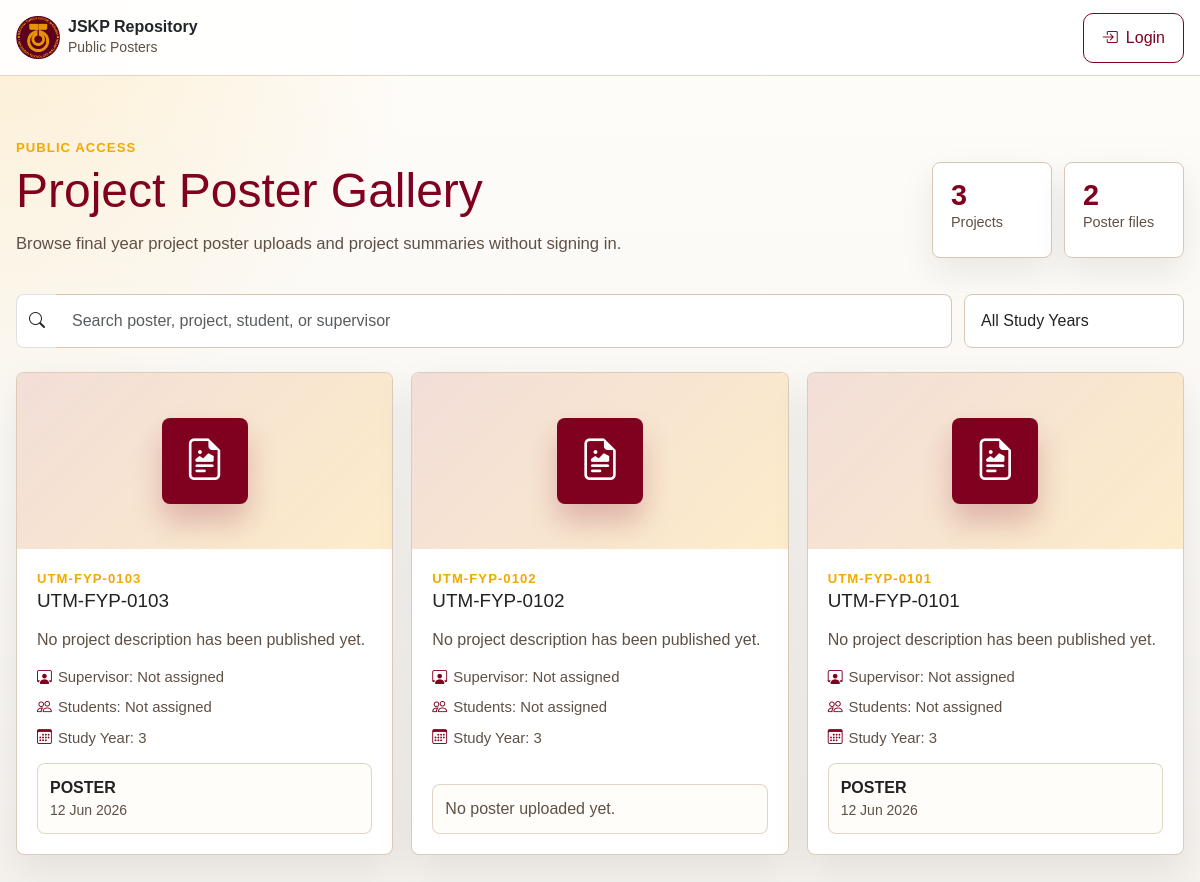
The app's page /public/posters.php with its own data.
### tables this page shows
CREATE TABLE projects (
  project_id INTEGER PRIMARY KEY AUTOINCREMENT,
  title_encrypted TEXT NOT NULL,
  description_encrypted TEXT,
  lecturer_id INTEGER REFERENCES users(user_id),
  study_year INTEGER CHECK (study_year BETWEEN 1 AND 5),
  created_at DATETIME DEFAULT CURRENT_TIMESTAMP
, category_encrypted TEXT, progress_percentage INTEGER NOT NULL DEFAULT 0);

CREATE TABLE files (
  file_id INTEGER PRIMARY KEY AUTOINCREMENT,
  project_id INTEGER NOT NULL REFERENCES projects(project_id),
  file_name_encrypted TEXT NOT NULL,
  file_path_encrypted TEXT NOT NULL,
  uploaded_by INTEGER REFERENCES users(user_id),
  uploaded_at DATETIME DEFAULT CURRENT_TIMESTAMP, file_type TEXT NOT NULL DEFAULT 'document',
  UNIQUE (project_id, file_name_encrypted)
);

### database/encryption.php (called while the page is built, shortened)
<?php
function getEncryptionKey(): string {
    $key = bin2hex(random_bytes(32));
    return $key;
}
function decryptData(string $encoded): string {
    $key = hex2bin(getEncryptionKey());
    $data = base64_decode($encoded);
    $iv = substr($data, 0, 12);
    $tag = substr($data, 12, 16);
    $ciphertext = substr($data, 28);
    $result = openssl_decrypt($ciphertext, 'aes-256-gcm', $key, OPENSSL_RAW_DATA, $iv, $tag, '');
    if ($result === false) {
        throw new RuntimeException('Decryption failed');
    }
    return $result;
}

### public/posters.php (the view, shortened to what this page needs)
<?php
require_once __DIR__ . '/../database/db.php';
require_once __DIR__ . '/../database/encryption.php';
function publicPosterE(?string $value): string
{
    return htmlspecialchars((string) $value, ENT_QUOTES, 'UTF-8');
}
function publicPosterDecrypt(?string $value): string
{
    if ($value === null || $value === '') {
        return '';
    }
    try {
        return decryptData($value);
    } catch (Throwable $error) {
        return '';
    }
}
function publicPosterCode(int $projectId): string
{
    return 'UTM-FYP-' . str_pad((string) $projectId, 4, '0', STR_PAD_LEFT);
}
function publicPosterIsPosterFile(string $fileName): bool
{
    $normalized = strtolower($fileName);
    return $normalized !== '' && str_contains($normalized, 'poster');
}
$projects = [];
$posterCount = 0;
$selectedProjectId = (int) ($_GET['project_id'] ?? 0);
try {
    $projectRows = $db->query(
        "SELECT p.project_id, p.title_encrypted, p.description_encrypted, p.category_encrypted,
                p.study_year, p.created_at, u.name_encrypted AS lecturer_name
         FROM projects p
         LEFT JOIN users u ON u.user_id = p.lecturer_id
         ORDER BY p.created_at DESC, p.project_id DESC"
    )->fetchAll(PDO::FETCH_ASSOC);
    $fileStmt = $db->prepare(
        "SELECT file_id, file_name_encrypted, file_path_encrypted, file_type, uploaded_by, uploaded_at
         FROM files
         WHERE project_id = ?
         ORDER BY uploaded_at DESC"
    );
    foreach ($projectRows as $row) {
        $projectId = (int) $row['project_id'];
        $students = [];
        $fileStmt->execute([$projectId]);
        $posters = [];
        $headerPhoto = null;
        foreach ($fileStmt->fetchAll(PDO::FETCH_ASSOC) as $file) {
            $fileName = publicPosterDecrypt($file['file_name_encrypted'] ?? '');
            $filePath = publicPosterDecrypt($file['file_path_encrypted'] ?? '');
            $fileType = (string) ($file['file_type'] ?? 'document');
            if ($fileType === 'poster' || publicPosterIsPosterFile($fileName)) {
                $posters[] = [
                    'id' => (int) ($file['file_id'] ?? 0),
                    'name' => $fileName,
                    'path' => $filePath,
                    'uploaded_by' => (int) ($file['uploaded_by'] ?? 0),
                    'uploaded_at' => $file['uploaded_at'] ?? null,
                ];
            }
        }
        $posterCount += count($posters);
        $projects[] = [
            'id' => $projectId,
            'code' => publicPosterCode($projectId),
            'title' => publicPosterDecrypt($row['title_encrypted'] ?? '') ?: publicPosterCode($projectId),
            'description' => publicPosterDecrypt($row['description_encrypted'] ?? ''),
            'category' => publicPosterDecrypt($row['category_encrypted'] ?? ''),
            'study_year' => $row['study_year'] ?? '',
            'created_at' => $row['created_at'] ?? '',
            'lecturer' => publicPosterDecrypt($row['lecturer_name'] ?? ''),
            'students' => $students,
            'posters' => $posters,
            'header_photo' => $headerPhoto,
            'is_selected' => $selectedProjectId > 0 && $selectedProjectId === $projectId,
        ];
    }
} catch (Throwable $error) {
    $flashMessage = 'Public posters are unavailable right now. Please try again later.';
}
?><!DOCTYPE html>
<html lang="en">
<head>
    <link href="https://cdn.jsdelivr.net/npm/bootstrap@5.3.3/dist/css/bootstrap.min.css" rel="stylesheet">
    <link href="https://cdn.jsdelivr.net/npm/bootstrap-icons@1.11.3/font/bootstrap-icons.css" rel="stylesheet">
    <link rel="stylesheet" href="utm-theme.css">
</head>
<body>
    <nav class="public-nav d-flex align-items-center">
        <div class="catalog-shell py-0 d-flex align-items-center justify-content-between gap-3">
            <a class="d-flex align-items-center gap-2 text-decoration-none" href="posters.php">
                <img class="brand-mark" src="../assets/utm-logo.png" alt="UTM logo">
                <div>
                    <div class="fw-bold text-dark lh-sm">JSKP Repository</div>
                    <div class="small text-muted">Public Posters</div>
                </div>
            </a>
            <a class="btn btn-outline-secondary" href="login.php">
                <i class="bi bi-box-arrow-in-right me-2"></i>
                Login
            </a>
        </div>
    </nav>
    <main class="catalog-shell">
        <section class="catalog-hero">
            <div class="catalog-title">
                <div class="poster-code mb-2">Public Access</div>
                <h1>Project Poster Gallery</h1>
                <p>Browse final year project poster uploads and project summaries without signing in.</p>
            </div>
            <div class="catalog-stats">
                <div class="stat-tile">
                    <strong><?= publicPosterE((string) count($projects)) ?></strong>
                    <span>Projects</span>
                </div>
                <div class="stat-tile">
                    <strong><?= publicPosterE((string) $posterCount) ?></strong>
                    <span>Poster files</span>
                </div>
            </div>
        </section>
        <section class="toolbar">
            <div class="input-group">
                <span class="input-group-text search-control bg-white border-end-0"><i class="bi bi-search"></i></span>
                <input id="posterSearch" class="form-control search-control border-start-0" type="search" placeholder="Search poster, project, student, or supervisor">
            </div>
            <select id="yearFilter" class="form-select search-control">
                <option value="all">All Study Years</option>
            </select>
        </section>
        <?php if (!$projects): ?>
            <div class="empty-state-public">
                <i class="bi bi-folder2-open fs-2 d-block mb-2"></i>
                No projects are available yet.
            </div>
        <?php else: ?>
            <section class="poster-grid" id="posterGrid">
                <?php foreach ($projects as $project): ?>
                    <?php
                    $studentNames = implode(', ', $project['students']);
                    $posterNames = implode(' ', array_map(static fn($poster) => $poster['name'], $project['posters']));
                    $searchText = strtolower($project['title'] . ' ' . $project['description'] . ' ' . $project['lecturer'] . ' ' . $studentNames . ' ' . $posterNames);
                    ?>
                    <article class="poster-card poster-item" data-search="<?= publicPosterE($searchText) ?>" data-year="<?= publicPosterE((string) $project['study_year']) ?>">
                        <div class="poster-preview <?= !empty($project['header_photo']['path']) && publicPosterIsImageFile((string) $project['header_photo']['path']) ? 'has-photo' : '' ?>">
                            <?php if (!empty($project['header_photo']['path']) && publicPosterIsImageFile((string) $project['header_photo']['path'])): ?>
                                <img src="<?= publicPosterE($project['header_photo']['path']) ?>" alt="<?= publicPosterE($project['title']) ?> header photo">
                            <?php else: ?>
                                <div class="poster-icon" aria-hidden="true">
                                    <i class="bi bi-file-earmark-richtext"></i>
                                </div>
                            <?php endif; ?>
                        </div>
                        <div class="poster-card-body">
                            <div>
                                <div class="poster-code"><?= publicPosterE($project['code']) ?></div>
                                <h2><?= publicPosterE($project['title']) ?></h2>
                            </div>
                            <p class="poster-description"><?= publicPosterE($project['description'] ?: 'No project description has been published yet.') ?></p>
                            <div class="poster-meta">
                                <div><i class="bi bi-person-workspace"></i>Supervisor: <?= publicPosterE($project['lecturer'] ?: 'Not assigned') ?></div>
                                <div><i class="bi bi-people"></i>Students: <?= publicPosterE($studentNames ?: 'Not assigned') ?></div>
                                <div><i class="bi bi-calendar3"></i>Study Year: <?= $project['study_year'] !== '' ? publicPosterE((string) $project['study_year']) : 'N/A' ?></div>
                            </div>
                            <div class="poster-files">
                                <?php if (!$project['posters']): ?>
                                    <div class="poster-file text-muted">
                                        <span>No poster uploaded yet.</span>
                                    </div>
                                <?php else: ?>
                                    <?php foreach ($project['posters'] as $poster): ?>
                                        <div class="poster-file">
                                            <div>
                                                <div class="poster-file-name">POSTER</div>
                                                <div class="small text-muted">
                                                    <?= $poster['uploaded_at'] ? publicPosterE(date('d M Y', strtotime((string) $poster['uploaded_at']))) : 'Upload date unavailable' ?>
                                                </div>
                                            </div>
                                        </div>
                                    <?php endforeach; ?>
                                <?php endif; ?>
                            </div>
                        </div>
                    </article>
                <?php endforeach; ?>
            </section>
        <?php endif; ?>
    </main>
</body>
</html>

### public/utm-theme.css (style rules this page uses)
:root { --utm-maroon: #800020; --utm-maroon-dark: #500014; --utm-gold: #F2A900; --utm-gold-soft: #f9d67b; --utm-white: #FFFFFF; --utm-dark: #222222; --utm-bg: #f5f2ee; --utm-surface: #ffffff; --utm-surface-soft: #fbf1e6; --utm-border: #d8c7b3; --utm-muted: #5f5045; --utm-shadow: 0 18px 46px rgba(0, 0, 0, 0.12); --utm-transition: 0.22s ease; }
* { box-sizing: border-box; }
html { scroll-behavior: smooth; }
body { margin: 0; min-height: 100%; font-family: 'DM Sans', 'Plus Jakarta Sans', sans-serif; color: var(--utm-dark); background: radial-gradient(circle at top left, rgba(242, 169, 0, 0.08), transparent 32%), linear-gradient(180deg, #fffdfa 0%, var(--utm-bg) 100%); }
button, input, select, textarea { font: inherit; }
a { color: var(--utm-maroon); text-decoration: none; transition: color var(--utm-transition); }
.btn, .btn-primary, .btn-utm { display: inline-flex; align-items: center; justify-content: center; padding: 12px 18px; border-radius: 10px; border: none; background: var(--utm-maroon); color: var(--utm-white); cursor: pointer; transition: background var(--utm-transition), transform var(--utm-transition), box-shadow var(--utm-transition); }
.btn-outline-secondary, .btn-secondary { background: #fff; color: var(--utm-maroon); border: 1px solid var(--utm-maroon); box-shadow: none; }
.card, .login-card, .panel, .table, .table th, .table td, .navbar, .topbar, .sidebar, .form-control, .form-select, .footer, .badge { background: var(--utm-white); }
.card, .login-card, .panel, .form-control, .form-select, .sidebar, .topbar, .footer { border: 1px solid var(--utm-border); box-shadow: var(--utm-shadow); }
.form-control, .form-select, textarea { width: 100%; padding: 14px 16px; border-radius: 14px; border: 1.5px solid var(--utm-border); background: var(--utm-surface-soft); color: var(--utm-dark); transition: border-color var(--utm-transition), box-shadow var(--utm-transition); }
.text-muted { color: var(--utm-muted) !important; }

### records on screen
projects: code "UTM-FYP-0103", title "UTM-FYP-0103", description "No project description has been published yet.", lecturer "Not assigned", studentNames "Not assigned", study_year "3"
files: uploaded_at "12 Jun 2026"
projects: code "UTM-FYP-0102", title "UTM-FYP-0102", description "No project description has been published yet.", lecturer "Not assigned", studentNames "Not assigned", study_year "3", shows "No poster uploaded yet."
projects: code "UTM-FYP-0101", title "UTM-FYP-0101", description "No project description has been published yet.", lecturer "Not assigned", studentNames "Not assigned", study_year "3"
files: uploaded_at "12 Jun 2026"

### other values on screen
publicPosterE((string) count($projects)) "3"
publicPosterE((string) $posterCount) "2"
